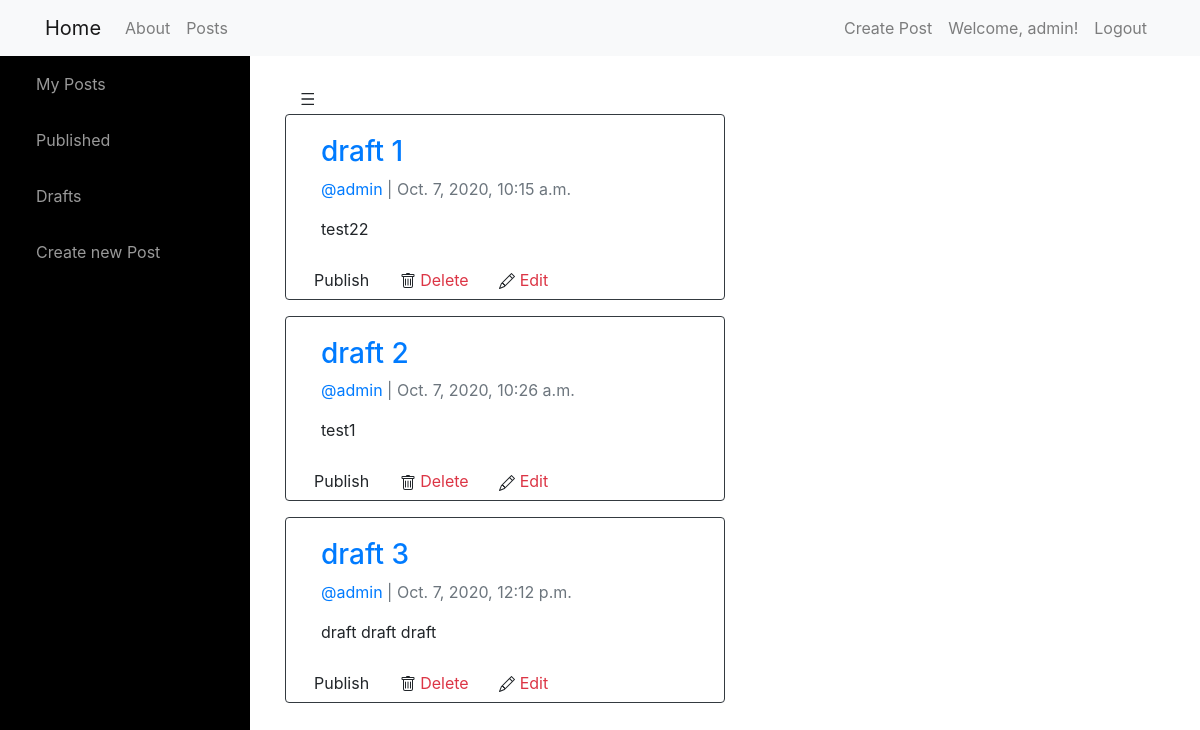
/blog/admin/drafts/ (signed in), run on the app's committed database.
### blog/models.py (models this page shows, shortened)
class Post(models.Model):
    author = models.ForeignKey(User, related_name='posts', on_delete = models.CASCADE)
    title = models.TextField(max_length=250)
    text = models.TextField()
    created_date = models.DateTimeField(auto_now_add=True)
    published_date = models.DateTimeField(blank=True, null=True)
    updated_date = models.DateTimeField(auto_now=True)
    text_html = models.TextField(editable=False)
    class Meta:
        ordering = ['-created_date']
        unique_together = ['author', 'text']

### blog/views.py (the view)
# urls.py: path('<username>/drafts/', views.PostDraftList.as_view(),name='post_draft_list'),
class PostDraftList(LoginRequiredMixin, SelectRelatedMixin, ListView):
    redirect_field_name = 'blog/post_list.html'
    template_name = 'blog/post_draft_list.html'
    model = Post
    select_related = ('author',)
    def get_queryset(self):
        try:
            self.author = User.objects.prefetch_related('posts').get(username__iexact=self.kwargs.get('username'))
        except User.DoesNotExist:
            raise Http404
        else:
            return self.request.user.posts.filter(published_date__isnull=True).order_by('created_date')

### blog/templates/blog/post_draft_list.html
{% extends "blog/base_blog.html" %}
{% block post_content %}
    <div>
      {% for post in post_list %}
        {% include "blog/_post.html" %}
      {% endfor %}
    </div>
{% endblock %}

### templates/base.html (shortened to what this page needs)
<!DOCTYPE html>
{% load static %}
<html lang="en" dir="ltr">
  <head>
    <link rel="stylesheet" href="https://stackpath.bootstrapcdn.com/bootstrap/4.5.2/css/bootstrap.min.css">
    <link rel="stylesheet" href="//cdn.jsdelivr.net/medium-editor/latest/css/medium-editor.min.css" type="text/css" media="screen" charset="utf-8">
    <link rel="stylesheet" href="{% static 'css/master.css' %}">
  </head>
  <body>
    <nav class="navbar navbar-expand-lg navbar-light bg-light">
      <div class="container">
        <ul class="navbar-nav mr-auto">
          <li class="nav-item"><a class="navbar-brand" href="{% url 'home'%}">Home</a></li>
          <li class="nav-item"><a class="nav-link" href="{% url 'blog:about'%}">About</a></li>
          <li class="nav-item"><a class="nav-link" href="{% url 'blog:all'%}">Posts</a></li>
        </ul>
        <ul class="navbar-nav ml-auto">
          {% if user.is_authenticated %}
            <li class="nav-item"><a class="nav-link" href="{% url 'blog:create' %}">Create Post</a></li>
            <li class="nav-item"><a class="nav-link" href="{% url 'blog:user_post_list' username=user.username %}">Welcome, {{ user.username }}!</a></li>
            <li class="nav-item"><a class="nav-link" href="{% url 'accounts:logout' %}">Logout</a></li>
          {% else %}
            <li class="nav-item"><a class="nav-link" href="{% url 'accounts:login' %}">Login</a></li>
            <li class="nav-item"><a class="nav-link" href="{% url 'accounts:signup' %}">Sign Up</a></li>
          {% endif %}
        </ul>
      </div>
    </nav>
    <div id="wrapper">
        <div id="sidebar-wrapper">
            <ul class="sidebar-nav">
                <li><a class="nav-link" href="{% url 'blog:user_post_list' username=user.username%}">My Posts</a></li>
                <li><a class="nav-link" href="{% url 'blog:post_published_list' username=user.username %}">Published</a></li>
                <li><a class="nav-link" href="{% url 'blog:post_draft_list' username=user.username %}">Drafts</a></li>
                <li><a class="nav-link" href="{% url 'blog:create'%}">Create new Post</a></li>
            </ul>
        </div>
        <div id="page-content-wrapper">
            <div class="container-fluid">
                <div class="row">
                    <div class="col-lg-12">
                        <a href="#menu-toggle" class="btn btn-default" id="menu-toggle">
                        </a>
                        {% block content %}{% endblock %}
                    </div>
                </div>
            </div>
        </div>
    </div>
  </body>
</html>

### blog/templates/blog/_post.html (shortened to what this page needs)
<div class="container">
  <div class="row">
    <div class="card border-dark mb-3 col-6">
      <div class="card-body">
        <h3><a href="{% url 'blog:detail' pk=post.pk %}">{% block title %} {{ post.title }} {% endblock title %}</a></h3>
        <p class=" text-muted">	<span class="username"><a href="{% url 'blog:user_post_list' username=post.author.username %}">@{{ post.author.username }}</a></span> | {{ post.created_date }}</p>
        <p class="card-text ">{{ post.text | safe }}</p>
      </div>
			<div>
				{% if user.is_authenticated and post.author == user and not hide_delete %}
					{% if not post.published_date %}
		          <a class="btn btn-default" href="{% url 'blog:post_publish' pk=post.pk %}">Publish</a>
		      {% endif %}
					<a href="{% url 'blog:delete' pk=post.pk %}" title="delete" class="btn btn-simple">
						<span >
						</span>
						<span class="text-danger icon-label">Delete</span>
					</a>
					<a href="{% url 'blog:update' pk=post.pk %}" title="edit" class="btn btn-simple">
						<span>
						</span>
						<span class="text-danger icon-label">Edit</span>
					</a>
				{% endif %}
			</div>
    </div>
  </div>
</div>

### static/css/master.css (style rules this page uses)
* { margin: 0; padding: 0; }
html, body { overflow: hidden; }
body { position: relative; }
#wrapper { padding-left: 0; -webkit-transition: all 0.5s ease; -moz-transition: all 0.5s ease; -o-transition: all 0.5s ease; transition: all 0.5s ease; }
#sidebar-wrapper { z-index: 1000; position: fixed; left: 250px; width: 0; height: 100%; margin-left: -250px; overflow-y: auto; background: #000; -webkit-transition: all 0.5s ease; -moz-transition: all 0.5s ease; -o-transition: all 0.5s ease; transition: all 0.5s ease; }
#page-content-wrapper { width: 100%; position: absolute; padding: 15px; }
.sidebar-nav { position: absolute; top: 0; width: 250px; margin: 0; padding: 0; list-style: none; }
.sidebar-nav li { text-indent: 20px; line-height: 40px; }
.sidebar-nav li a { display: block; text-decoration: none; color: #999999; }
@media (min-width:768px) { #wrapper { padding-left: 250px; } }
@media (min-width:768px) { #sidebar-wrapper { width: 250px; } }
@media (min-width:768px) { #page-content-wrapper { padding: 20px; position: relative; } }

### data on the page
Post: title "draft 1", author.username "admin", created_date "Oct. 7, 2020, 10:15 a.m.", text "test22", shows "Publish", shows "Delete"
Post: title "draft 2", author.username "admin", created_date "Oct. 7, 2020, 10:26 a.m.", text "test1", shows "Publish", shows "Delete"
Post: title "draft 3", author.username "admin", created_date "Oct. 7, 2020, 12:12 p.m.", text "draft draft draft", shows "Publish", shows "Delete"

### other printed values
{{ user.username }} "admin"
